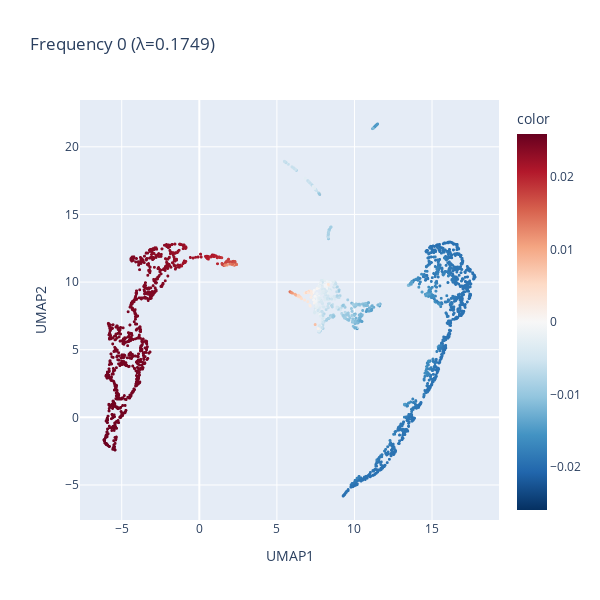
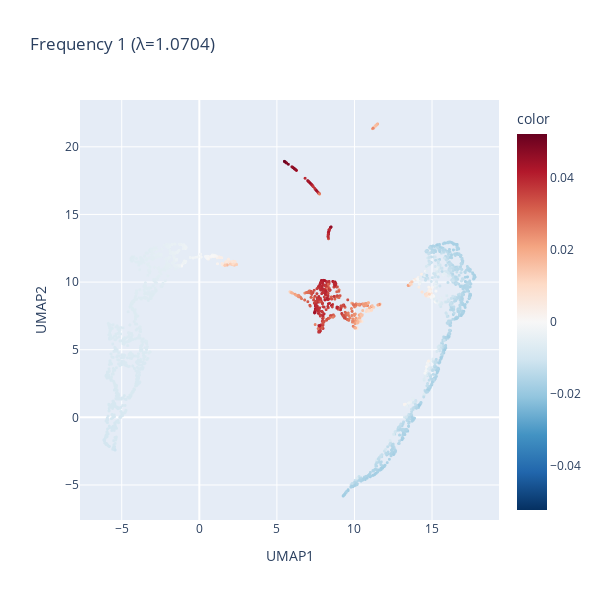

The notebook cell these images were saved under, in order:
### Code cell
for i in range(5):
    plot_freq_scatter(adata, i)
    print_marker_genes(adata, b, i)

### Figure 1 — Plotly figure (JSON) as saved in the notebook; plotly's stock layout.template omitted (floating-point values rounded to 4 significant figures; data arrays with more than 128 entries replaced by an {"elided": "..."} marker saying what was removed)
{"data": [{"hovertemplate": "UMAP1=%{x}<br>UMAP2=%{y}<br>color=%{marker.color}<extra></extra>", "legendgroup": "", "marker": {"color": {"elided": "2730 float values"}, "coloraxis": "coloraxis", "size": 3, "symbol": "circle"}, "mode": "markers", "name": "", "showlegend": false, "type": "scattergl", "x": {"elided": "2730 float values"}, "xaxis": "x", "y": {"elided": "2730 float values"}, "yaxis": "y"}], "layout": {"coloraxis": {"cmid": 0, "colorbar": {"title": {"text": "color"}}, "colorscale": [[0, "rgb(5,48,97)"], [0.1, "rgb(33,102,172)"], [0.2, "rgb(67,147,195)"], [0.3, "rgb(146,197,222)"], [0.4, "rgb(209,229,240)"], [0.5, "rgb(247,247,247)"], [0.6, "rgb(253,219,199)"], [0.7, "rgb(244,165,130)"], [0.8, "rgb(214,96,77)"], [0.9, "rgb(178,24,43)"], [1, "rgb(103,0,31)"]]}, "height": 600, "legend": {"tracegroupgap": 0}, "title": {"text": "Frequency 0 (λ=0.1749)"}, "width": 600, "xaxis": {"anchor": "y", "domain": [0, 1], "title": {"text": "UMAP1"}}, "yaxis": {"anchor": "x", "domain": [0, 1], "title": {"text": "UMAP2"}}}}

### Figure 2 — Plotly figure (JSON) as saved in the notebook; plotly's stock layout.template omitted (floating-point values rounded to 4 significant figures; data arrays with more than 128 entries replaced by an {"elided": "..."} marker saying what was removed)
{"data": [{"hovertemplate": "UMAP1=%{x}<br>UMAP2=%{y}<br>color=%{marker.color}<extra></extra>", "legendgroup": "", "marker": {"color": {"elided": "2730 float values"}, "coloraxis": "coloraxis", "size": 3, "symbol": "circle"}, "mode": "markers", "name": "", "showlegend": false, "type": "scattergl", "x": {"elided": "2730 float values"}, "xaxis": "x", "y": {"elided": "2730 float values"}, "yaxis": "y"}], "layout": {"coloraxis": {"cmid": 0, "colorbar": {"title": {"text": "color"}}, "colorscale": [[0, "rgb(5,48,97)"], [0.1, "rgb(33,102,172)"], [0.2, "rgb(67,147,195)"], [0.3, "rgb(146,197,222)"], [0.4, "rgb(209,229,240)"], [0.5, "rgb(247,247,247)"], [0.6, "rgb(253,219,199)"], [0.7, "rgb(244,165,130)"], [0.8, "rgb(214,96,77)"], [0.9, "rgb(178,24,43)"], [1, "rgb(103,0,31)"]]}, "height": 600, "legend": {"tracegroupgap": 0}, "title": {"text": "Frequency 1 (λ=1.0704)"}, "width": 600, "xaxis": {"anchor": "y", "domain": [0, 1], "title": {"text": "UMAP1"}}, "yaxis": {"anchor": "x", "domain": [0, 1], "title": {"text": "UMAP2"}}}}
